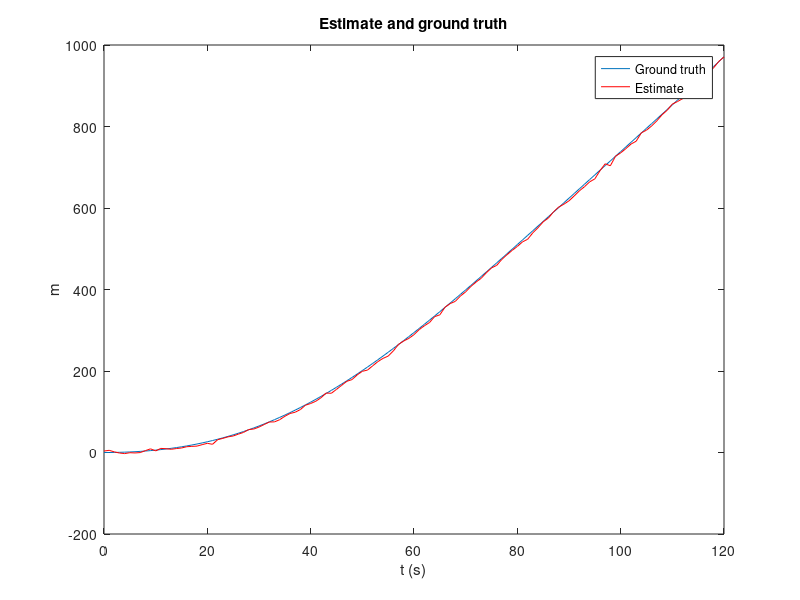
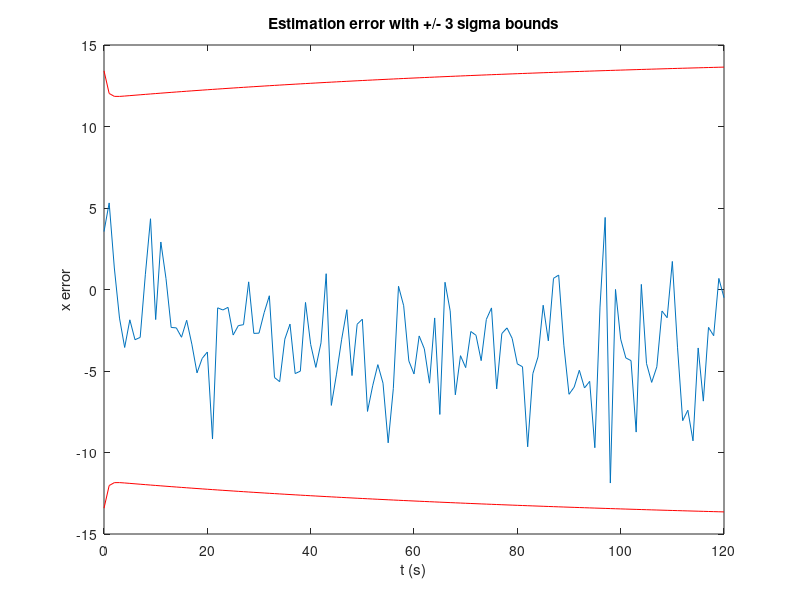

MATLAB code for these plots, in order:
% Model for a fast implementation of Kalman filter
% Ph. Bonnifait
clear
clc
load simulated_data.mat; %load variables in the workspace

nepoch=length(t);

%size of the state
n=2; %for instance X=(x,y,vx,vy) - to be changed

% Variables used to store the results
Xs=zeros(n,nepoch); 
%If we want to store some terms of the covariance matrix, wr allocate
%before some memory
Px1=zeros(1,nepoch); %variance
Px1x2=zeros(1,nepoch); %covariance

% Initial state of the filter (to be changed)
X=zeros(n,1);
P=100*eye(n,n);
C = [1,0;0,1];
Qv = 100000000000000 % variance of the noise on the model
gps.sx = 5;
for i=1:nepoch
    % first we compute the matrices of the model
    Q = [dt(i)^2/4*Qv,0;0,Qv]; % random noise on the model
    A = [1,dt(i);0,1]; % no command
    R = [gps.sx,0;0,tachy.sv].^2; % random noise on the measurements
    Y = [gps.x(i);tachy.v(i)];
    % measurement update (estimation)
    % error on the estimation
    epsilon = Y-C*X;
    K = P*C'*1/(C*P*C'+R); % Kalman gain (Pxy)*Py-1
    X = X+K*epsilon; % update of X (Xk|k)
    P = (eye(2)-K*C)*P*(eye(2)-K*C)'+K*R*K'; % cov matrix of the update (Pk|k)
    
    % Storage (corresponds to the output of the filter)
    Xs(:,i)=X;
    Px1(i)=P(1,1);
    Px1x2(i)=P(1,2);
    %...
    
    % time update (prediction)
    X = A*X; % prediction (Xk|k-1)

    % covariance matrix of the estimate
    P = A*P*A'+ Q; % cov matrix of the prediction (Pk|k-1)



end

% Estimate + reference display
figure
plot(t,strada.x,t,Xs(1,:)','r');
ylabel('m');
xlabel('t (s)');
title('Estimate and ground truth');
legend('Ground truth','Estimate');

% Errors display with +/- 3 sigma bounds
figure;
plot(t,Xs(1,:)'-strada.x);zoom on;hold on;
plot(t,3*sqrt(Px1),'r');plot(t,-3*sqrt(Px1),'r');ylabel('x error');
xlabel('t (s)');
title('Estimation error with +/- 3 sigma bounds');

disp(['Error mean in x= ', num2str(mean(Xs(1,:)'-strada.x)),...
      '. Error max in x= ', num2str(max(abs(Xs(1,:)'-strada.x)))]);
